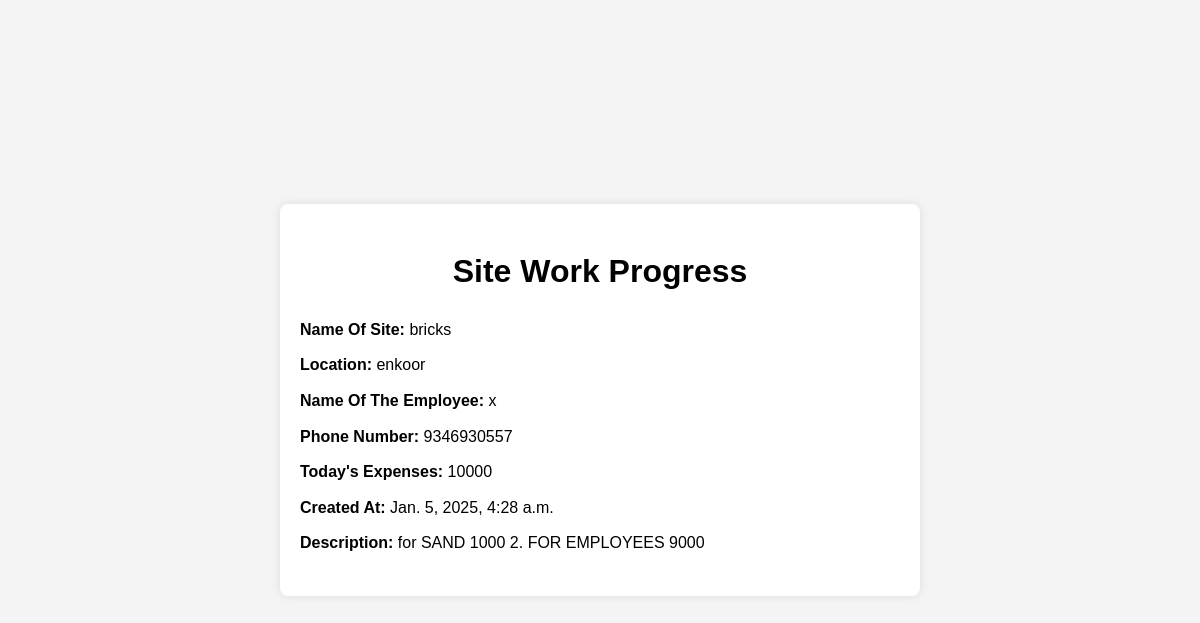
The app's page /data/1/ with its own data.
### work/models.py (models this page shows, shortened)
class WorkProgress(models.Model):
    sno= models.AutoField(primary_key=True)
    name_of_site= models.CharField(max_length=100, validators=[validate_only_letters])
    location=models.CharField(max_length=100, validators=[validate_only_letters])
    name_of_the_employee = models.CharField(max_length=100, validators=[validate_only_letters])
    phone_number = models.CharField(max_length=10, validators=[validate_mobile_number])
    to_day_expensives = models.CharField(max_length=10, validators=[validate_expenses])
    description = models.TextField()
    created_at = models.DateTimeField(auto_now_add=True)
    from django.db import models

### work/views.py (the view)
# urls.py: path('data/<int:data_id>/', views.site_details, name='site_details'),
def site_details(request, data_id):
    site = get_object_or_404(WorkProgress, pk=data_id)
    if request.method == 'POST':
        status = request.POST.get('name')
        site.status = status
        site.save()
        return redirect('work_progress_list')
    return render(request, 'view_site_data.html', {'site': site})

### work/templates/view_site_data.html (shortened to what this page needs)
<!DOCTYPE html>
<html lang="en">
<head>
</head>
<body>
<div class="container">
    <h1> Site Work Progress</h1>
    <p><strong>Name Of Site:</strong> {{ site.name_of_site }}</p>
    <p><strong>Location:</strong> {{ site.location }}</p>
    <p><strong>Name Of The Employee:</strong> {{ site.name_of_the_employee }}</p>
    <p><strong>Phone Number:</strong> {{ site.phone_number }}</p>
    <p><strong>Today's Expenses:</strong> <span id="todays-expenses">{{ site.to_day_expensives }}</span></p>
    <p><strong>Created At:</strong> {{ site.created_at }}</p>
    <p><strong>Description:</strong> <span class="description">{{ site.description }}</span></p>
</div>
</body>
</html>

### work/templates/view_site_data.html (style rules this page uses)
body { font-family: Arial, sans-serif; line-height: 1.6; margin: 0; padding: 0; background-color: #f4f4f4; display: flex; justify-content: center; align-items: center; height: 100vh; }
.container { background: #fff; padding: 20px; border-radius: 8px; box-shadow: 0 0 10px rgba(0, 0, 0, 0.1); width: 80%; max-width: 600px; }
h1 { text-align: center; margin-bottom: 20px; }
p { margin: 10px 0; }
.description { max-width: 100%; word-wrap: break-word; }

### records on screen
WorkProgress: name_of_site "bricks", location "enkoor", name_of_the_employee "x", phone_number "9346930557", to_day_expensives "10000", created_at "Jan. 5, 2025, 4:28 a.m.", description "for SAND 1000 2. FOR EMPLOYEES 9000"
